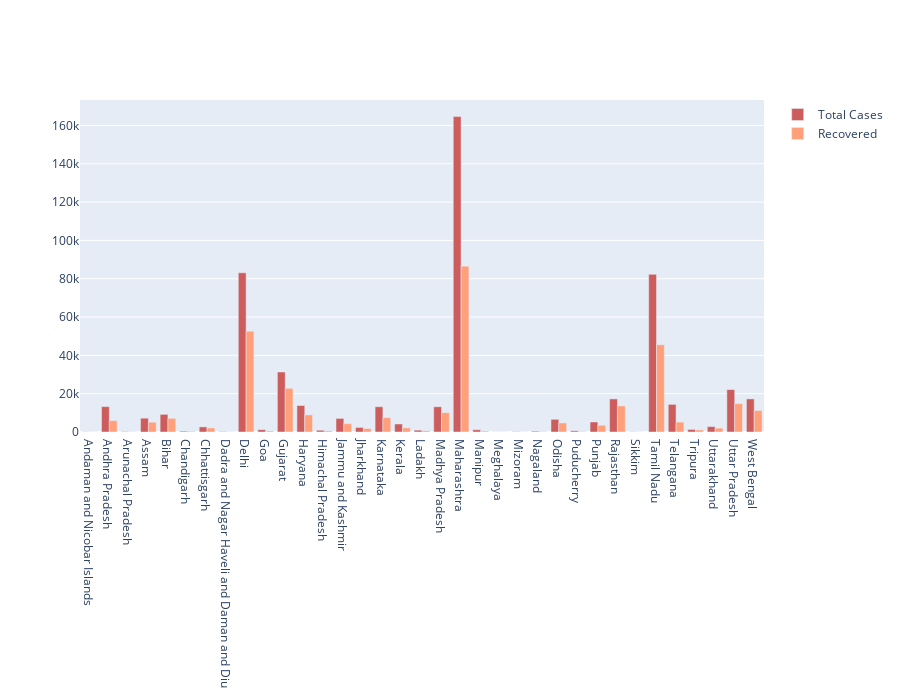

The cell this chart's notebook holds for it:
### Code cell
fig = go.Figure()
fig.add_trace(go.Bar(
    x=dp['Name of State / UT'],
    y=dp['Total Confirmed cases*'],
    name='Total Cases',
    marker_color='indianred'
))
fig.add_trace(go.Bar(
    x=dp['Name of State / UT'],
    y=dp['Cured/Discharged/Migrated*'],
    name='Recovered',
    marker_color='lightsalmon'
))
fig.update_layout(height=700)
fig.show()

### Figure 1 — Plotly figure (JSON) as saved in the notebook; plotly's stock layout.template omitted (floating-point values rounded to 4 significant figures)
{"data": [{"marker": {"color": "indianred"}, "name": "Total Cases", "type": "bar", "x": ["Andaman and Nicobar Islands", "Andhra Pradesh", "Arunachal Pradesh", "Assam", "Bihar", "Chandigarh", "Chhattisgarh", "Dadra and Nagar Haveli and Daman and Diu", "Delhi", "Goa", "Gujarat", "Haryana", "Himachal Pradesh", "Jammu and Kashmir", "Jharkhand", "Karnataka", "Kerala", "Ladakh", "Madhya Pradesh", "Maharashtra", "Manipur", "Meghalaya", "Mizoram", "Nagaland", "Odisha", "Puducherry", "Punjab", "Rajasthan", "Sikkim", "Tamil Nadu", "Telangana", "Tripura", "Uttarakhand", "Uttar Pradesh", "West Bengal"], "y": [76, 13241, 182, 7206, 9212, 429, 2662, 178, 83077, 1198, 31320, 13829, 916, 7093, 2364, 13190, 4189, 963, 13186, 164626, 1185, 47, 148, 415, 6614, 619, 5216, 17271, 88, 82275, 14419, 1346, 2823, 22147, 17283]}, {"marker": {"color": "lightsalmon"}, "name": "Recovered", "type": "bar", "x": ["Andaman and Nicobar Islands", "Andhra Pradesh", "Arunachal Pradesh", "Assam", "Bihar", "Chandigarh", "Chhattisgarh", "Dadra and Nagar Haveli and Daman and Diu", "Delhi", "Goa", "Gujarat", "Haryana", "Himachal Pradesh", "Jammu and Kashmir", "Jharkhand", "Karnataka", "Kerala", "Ladakh", "Madhya Pradesh", "Maharashtra", "Manipur", "Meghalaya", "Mizoram", "Nagaland", "Odisha", "Puducherry", "Punjab", "Rajasthan", "Sikkim", "Tamil Nadu", "Telangana", "Tripura", "Uttarakhand", "Uttar Pradesh", "West Bengal"], "y": [45, 5908, 60, 5088, 7118, 336, 2091, 60, 52607, 478, 22800, 8917, 529, 4316, 1793, 7507, 2152, 586, 10084, 86575, 455, 42, 55, 164, 4743, 221, 3526, 13611, 49, 45537, 5172, 1079, 2018, 14808, 11193]}], "layout": {"height": 700}}
